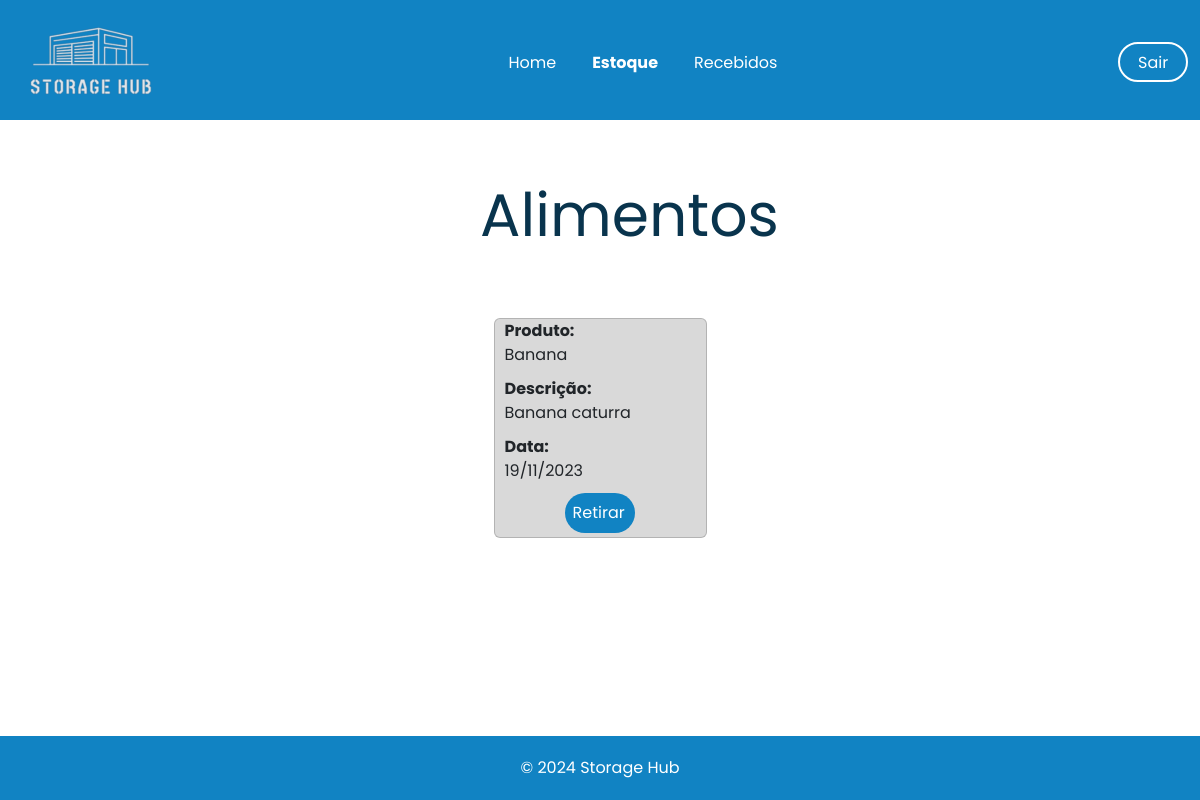
/estoque_alimentos/ (signed in), run on the app's committed database.
### app/models.py (models this page shows)
class MaterialRecebido(db.Model):
    id = db.Column(db.Integer, primary_key=True)
    nome_produto = db.Column(db.String, nullable=False)
    quantidade = db.Column(db.Float, nullable=False)
    data_recebimento = db.Column(db.DateTime, default=datetime.now())
    descricao_produto = db.Column(db.String, nullable=True)
    tipo_produto = db.Column(db.String, nullable=False)
    recebido_por = db.Column(db.String, nullable=False)
    registrado_por = db.Column(db.String, nullable=False)

### app/view.py (the view)
@app.route('/estoque_alimentos/')
@login_required
def estoquealimentos():
    estoque = MaterialRecebido.query.filter_by(tipo_produto='Alimentos').all()
    return render_template('alimentos.html', estoque=estoque)

### app/models.py (called while the page is built)
@login_manager.user_loader
def load_user(user_id):
    return User.query.get(user_id)

### app/templates/alimentos.html (shortened to what this page needs)
<!DOCTYPE html>
<html lang="pt-BR">
<head>
    <link
    rel="stylesheet"
    href="https://cdn.jsdelivr.net/npm/bootstrap@5.3.3/dist/css/bootstrap.min.css"
    />
</head>
<body>
    <header>
        <nav class="navbar navbar-expand-lg">
            <div class="container-fluid">
                <a class="navbar-brand me-auto" href="#"><img src="../static/img/logo_storage.png" alt="Storage Hub Logo"></a>
                <div class="collapse navbar-collapse" id="navbarSupportedContent">
                    <ul class="navbar-nav mx-auto" style="padding-top: 20px;">
                        <div class="center" style="display: flex; align-items: center; width: 30%;">
                        <li class="nav-item">
                            <a class="nav-link" aria-current="page" href="{{url_for('homepage')}}" style="font-weight: 400;">Home</a>
                        </li>
                        <li class="nav-item">
                            <a class="nav-link" href="{{url_for('home_estoque')}}">Estoque</a>
                        </li>
                        <li class="nav-item">
                            <a class="nav-link" href="{{url_for('recebidos')}}" style="font-weight: 400;">Recebidos</a>
                        </div>
                    </ul>
                    <a href="{{url_for('logout')}}" style="
                    background-color: #1183C3;
                    color: white;
                    width: 70px;
                    height: 40px;
                    border: 2px solid white;
                    text-decoration: none;
                    border-radius: 50px;"><p class="sair" style="padding: 7px 0px 0px 18px;">Sair</p></a>
                </div>
            </div>
        </nav>
    </header>
    <main>
        <div>
            <section class="stock">
                <div>
                    <h1 class="stock-text">Alimentos</h1>
                </div>
            </section>
                <div class="cards" style="display: flex; gap: 100px; align-items: center; justify-content: center; flex-wrap: wrap;">
                    {% for linha in estoque %}
                    <div class="card" style="background-color:#D9D9D9; height: 220px; margin-bottom: 40px;">
                        <div class="linha-card">
                        <tr>
                            <div class="quebra" style="display: flex; flex-direction: column; height: 170px; justify-content: space-between;">
                                <div class="space" style="margin-left: 10px;">
                                <div class="primeiro">
                                    <td ><strong>Produto:<br></strong>{{linha.nome_produto}}</td>
                                </div>
                                <div class="segunda" style="margin-top: 10px;">
                                    <td>
                                        <strong>Descrição:<br></strong>
                                        {{ linha.descricao_produto[:18] }}{% if linha.descricao_produto|length > 18 %}...{% endif %}
                                    </td>
                                </div>
                                <div class="segunda" style="margin-top: 10px;">
                                    <td><strong>Data:<br></strong>{{ linha.data_recebimento.strftime('%d/%m/%Y') }}</td>
                                </div>
                            </div>
                                <div class="botao" style="background-color: #1183C3; width: 70px; padding: 8px; border-radius: 20px; margin-left: 70px; margin-top: 10px;">
                                    <td><a href="{{url_for('estoqueDetail', id=linha.id)}}" style="text-decoration: none; color:white;">Retirar</a></td>
                                </div>
                            </div>
                        </tr>
                        </div>
                    </div>
                    {% endfor%}
                </div>
        </div>
    </main>
    <footer style="background-color: #1183C3; color: white; padding: 20px 0;text-align: center;">&copy; 2024 Storage Hub</footer>
</body>
</html>

### app/templates/alimentos.html (style rules this page uses)
body { font-family: "Poppins", sans-serif; margin: 0; padding: 0; display: flex; flex-direction: column; min-height: 100vh; }
header { background-color: #1183C3; color: white; width: 100%; height: 120px; }
.navbar-nav { display: flex; justify-content: center; flex: 1; padding-bottom: 18px; }
.navbar-nav .nav-link { color: white; font-weight: bold; margin-right: 20px; }
.stock { display: flex; justify-content: space-around; align-items: center; padding: 50px; }
.stock-text { color: #09344D; font-family: Poppins; font-size: 60px; font-style: normal; font-weight: 400; line-height: normal; width: 240px; height: 90px; }
main { flex: 1; }
.card { width: 213px; height: 180px; }

### data on the page
MaterialRecebido: nome_produto "Banana", descricao_produto "Banana caturra", data_recebimento "19/11/2023"
